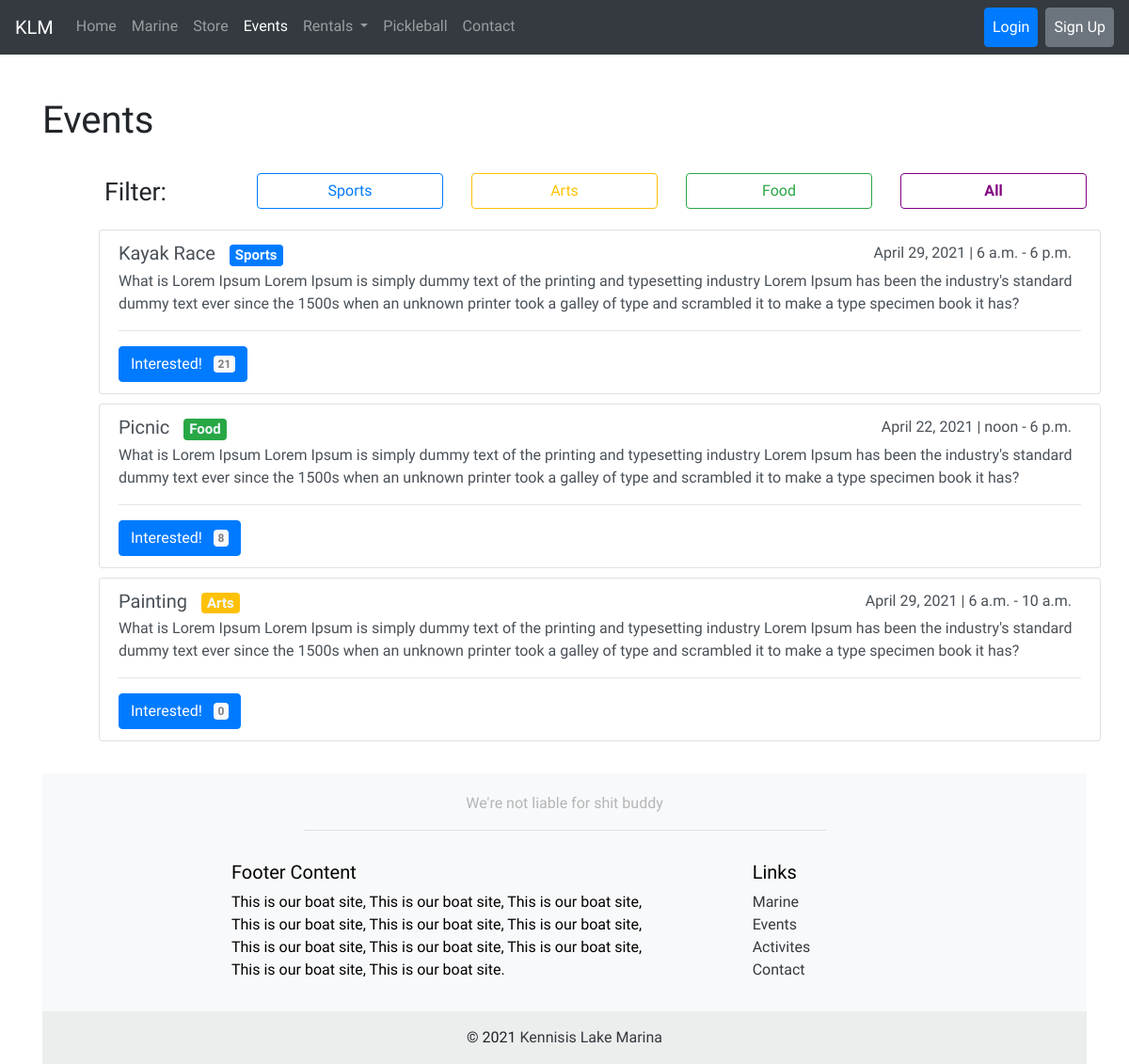
/events/, run on an earlier commit of the app's database.
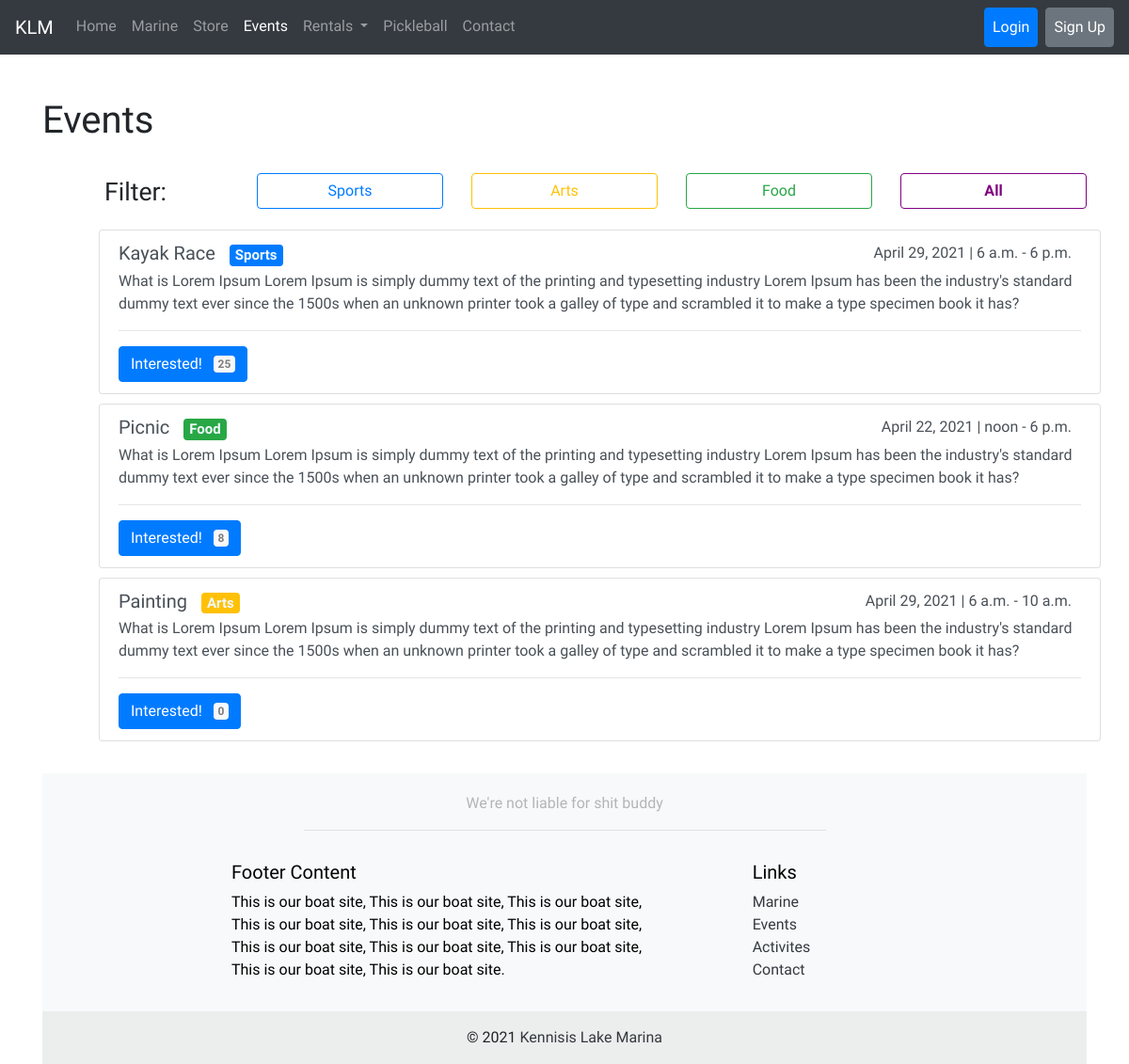
And on a later commit of the database.
### events/models.py (models this page shows)
class Event(models.Model):
	name = models.CharField(max_length=120)
	description = models.TextField()
	date = models.DateField()
	startTime = models.TimeField()
	endTime = models.TimeField()
	Interested = models.IntegerField(default=0)
	SPORTS = "Sports"
	ARTS = "Arts"
	FOOD = "Food"
	NA = 'NA'
	category_choices = [
		(SPORTS, 'Sports'),
		(ARTS, 'Arts'),
		(FOOD, 'Food'),
		(NA, 'NA')
	]
	category = models.CharField(choices=category_choices, max_length=10, default=NA)

### events/views.py (the view)
# urls.py: path('events/', event_views.events_view, name='events'),
def events_view(request):
	events = Event.objects.all()
	context = {
		'events': events
	}
	return render(request, 'events/events.html', context)

### events/templates/events/events.html (shortened to what this page needs)
{% extends 'base.html' %}
{% load static %}
{% block main_content %}
<div class='container top-container pt-5'>
	<div class='row'>
		<div class='col text-md-left text-center'>
			<h1>Events</h1>
		</div>
    </div>
    <div class='row pt-4'>
        <div class='col d-flex justify-content-center'>
            <div style='font-size: 20pt '>Filter:</div>
        </div>
        <div class='col'>
            <a href="{% url 'events_filter' event_id='Sports' %}" type="button" class="btn btn-outline-primary w-100">Sports</a>
        </div>
        <div class='col'>
             <a href="{% url 'events_filter' event_id='Arts' %}" type="button" class="btn btn-outline-warning w-100">Arts</a>
        </div>
        <div class='col'>
           <a href="{% url 'events_filter' event_id='Food' %}" type="button" class="btn btn-outline-success w-100">Food</a>
        </div>
        <div class='col'>
            <a href="{% url 'events_filter' event_id='NA' %}" type="button" class="btn benhoganbutton w-100">All</a>
        </div>
    </div>
    <div class='row' style="margin-top: 20px; margin-left: 60px;">
        {% for event in events %}
        <div class="list-group" style='margin-bottom: 10px;'>
            <div class="list-group-item list-group-item-action" aria-current="true">
                <div class="d-flex w-100 justify-content-between">
                <h5 class="mb-1">
                    {{ event.name }}
                    {% if  event.category == 'Sports' %}
                    <span class="badge rounded-pill bg-primary" style="margin-left: 10px; color: aliceblue;">
                        {{ event.category }}
                    </span>
                    {% elif event.category == 'Arts'%}
                    <span class="badge rounded-pill bg-warning" style="margin-left: 10px; color: aliceblue;">
                        {{ event.category }}
                    </span>
                    {% else %}
                    <span class="badge rounded-pill bg-success" style="margin-left: 10px; color: aliceblue;">
                        {{ event.category }}
                    </span>
                    {% endif %}
                </h5>
                <div>
                    <div style="margin-right: 10px;">{{ event.date }} | {{ event.startTime }} - {{ event.endTime }}</div>
                </div>
                </div>
                <p class="mb-1">{{ event.description }}</p>
                <hr>
                <a href="{% url 'events_interested' event_id=event.pk %}" type="submit" class="btn btn-primary">
                    Interested!
                    <span style="margin-left: 8px; color: rgb(126, 124, 124);" class="badge rounded-pill bg-light">{{ event.Interested }}</span>
                </a>
            </div>
        </div>
        {% endfor %}
    </div>
{% endblock %}

What changed in the data, as far as the page shows it:
changed Event "Kayak Race": Interested "21" → "25"
